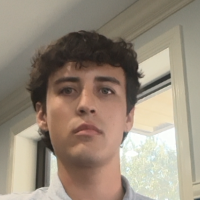
#> input picture src/python/images/1.png, 200 x 200 px; its folder holds only this picture in this run
$ python -i My_Face_recognizer.py   (imports and definitions only)   (Python 2 division)
#> lines starting #> are read from the running program, lines starting #| are printed output that depends on the picture

import cv2
import os
import time
class FaceRecognizer:
    def __init__(self,thresold=0.5,draw=True):
        self.thresold=thresold
        self.draw=draw
        self.unknownmatch=0
        weights ="model/face_detection_yunet_2023mar.onnx"
        self.face_detector = cv2.FaceDetectorYN_create(weights, "", (0, 0))
        self.face_detector.setScoreThreshold(0.87)
        weights = "model/face_recognizer_fast.onnx"
        self.face_recognizer = cv2.FaceRecognizerSF_create(weights, "")
        self.create_features()
    # [125 lines left out: functions create_features, recognize_face, match, detect, detect_for_capture, not called in this run]


>>> import cv2
>>> picture = cv2.imread('images/1.png', cv2.IMREAD_GRAYSCALE)
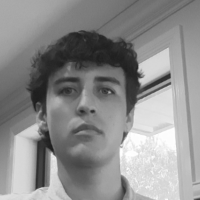
#> picture: shape (200, 200); min 29, max 255, mean 141.2
>>> result = FaceRecognizer().recognize_face(picture)
#> (the run stopped early here; a loop or call above may not have finished)

$ run again, on src/python/images/2.png
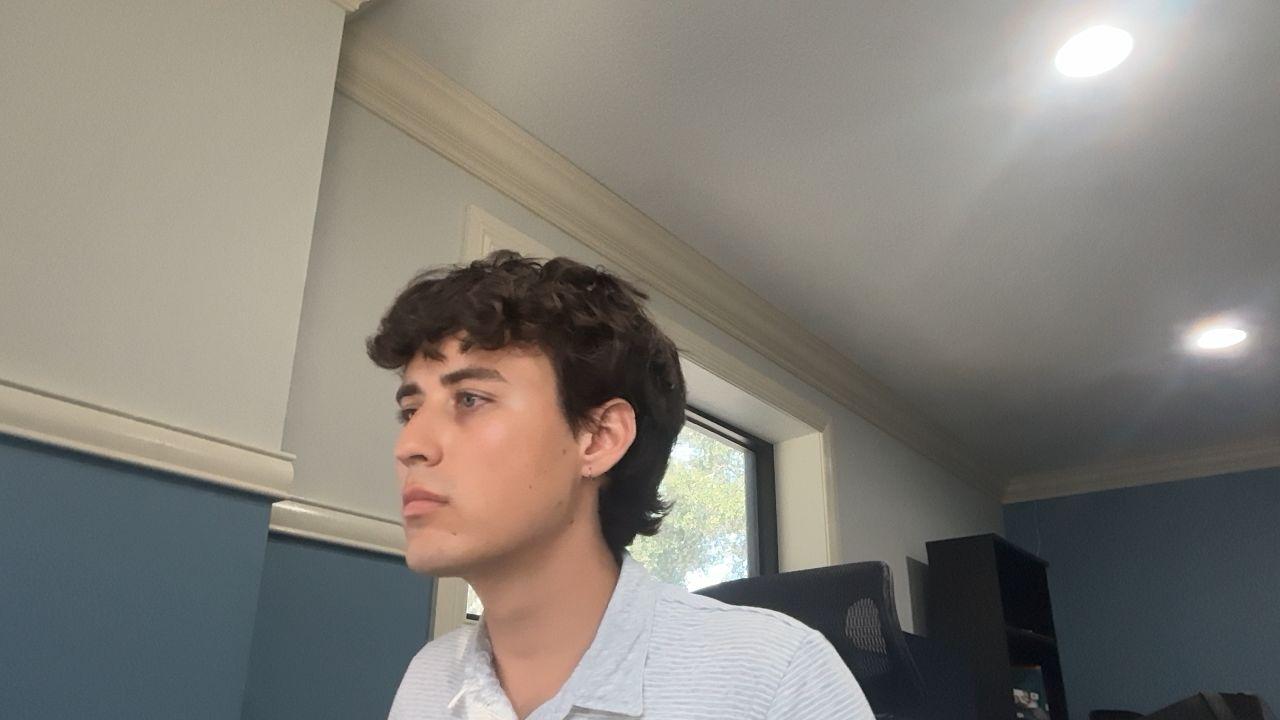
#> input picture src/python/images/2.png, 1280 x 720 px
#> `picture = cv2.imread('images/1.png', cv2.IMREAD_GRAYSCALE)`:
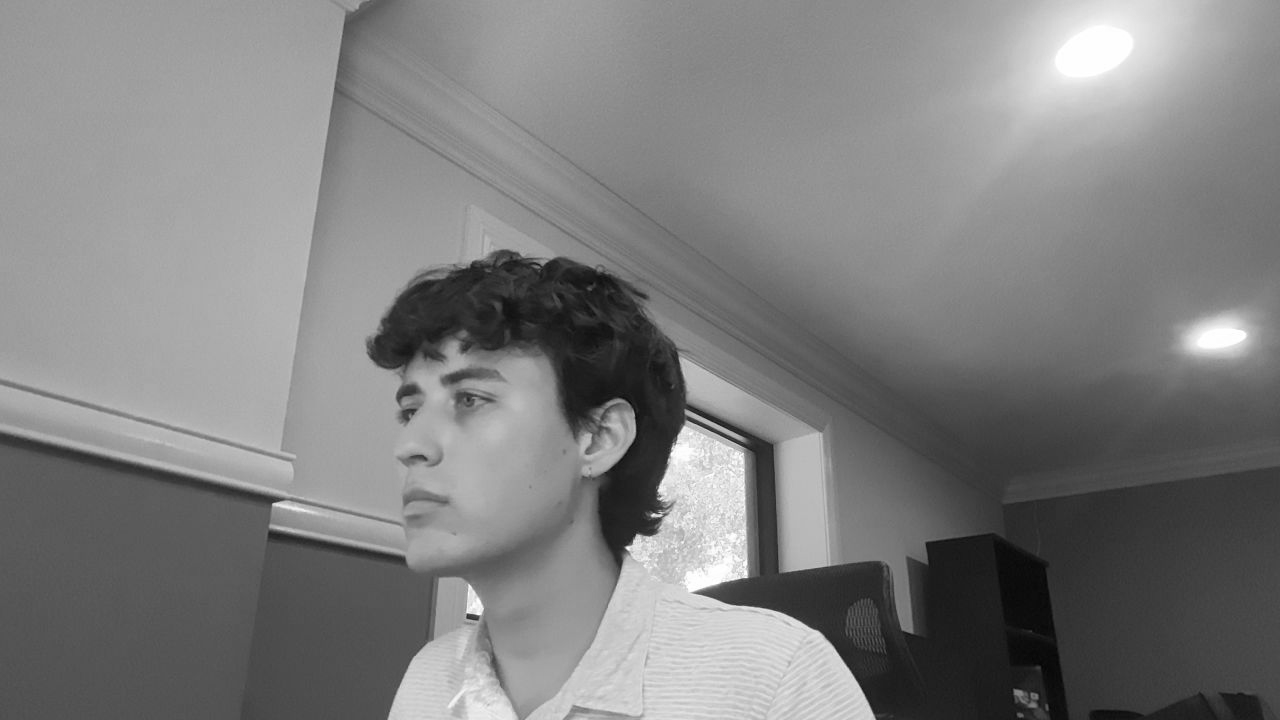
#> picture: shape (720, 1280); min 5, max 255, mean 126.5
